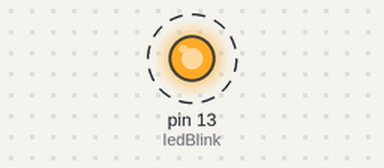
A sketch run on a simulated Arduino Uno, built with avr-gcc and run on an emulated ATmega328P. Shown: output pins drawn as LEDs (lit = HIGH). Dashed ring = blinking.

Above: at 0.5 s.
Timing chart, 0 to 4.6 s (numbered marks = the images above):
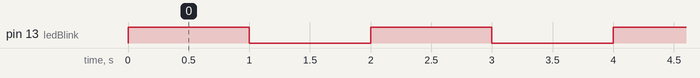

Measured:
- by itself, pin 13 (ledBlink): alternates HIGH for 1.0 s and LOW for 1.0 s

The sketch:

testeBlink.ino
```cpp
#define ledBlink 13

void setup()
{
 pinMode(ledBlink, OUTPUT);
}

void loop()
{
  digitalWrite(ledBlink, HIGH);
  delay(1000);
  digitalWrite(ledBlink, LOW);
  delay(1000);
}
```
